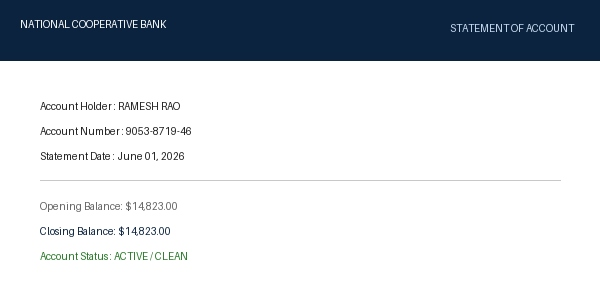
#> input picture dataset/genuine/genuine_statement_1.jpg, 600 x 300 px
$ python -i forensics.py   (imports and definitions only)   (older library calls are emulated)
#> lines starting #> are read from the running program, lines starting #| are printed output that depends on the picture
import os
import json
import datetime
from PIL import Image, ImageChops
from app.config import settings

# [208 lines left out: functions run_error_level_analysis, inspect_metadata, calculate_ela_score, analyze_compression, not called in this run]


def analyze_image_quality(file_path: str) -> dict:
    """
    Computes document image sharpness (using Laplacian variance), brightness, contrast, and noise.
    """
    try:
        import numpy as np
        # Attempt to load using OpenCV if available, else PIL
        try:
            import cv2
            img = cv2.imread(file_path)
#> img is the input picture: shape (300, 600, 3); mean B, G, R 214.2, 208.7, 203.7
            if img is not None:
                gray = cv2.cvtColor(img, cv2.COLOR_BGR2GRAY).astype(np.float32)
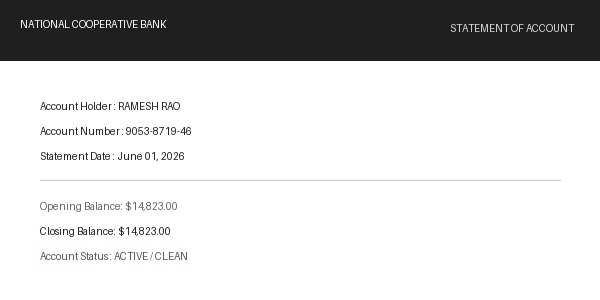
#> gray: shape (300, 600) float32; min 28, max 255, mean 207.8
                laplacian = cv2.Laplacian(gray, cv2.CV_64F)
                sharpness = laplacian.var()
            else:
                raise ImportError()
        except Exception:
            # Fallback to PIL
            with Image.open(file_path) as PIL_img:
                gray = np.array(PIL_img.convert("L")).astype(np.float32)
            # 3x3 Laplacian filter fallback
            kernel = np.array([[0, 1, 0], [1, -4, 1], [0, 1, 0]])
            from scipy.signal import convolve2d
            laplacian = convolve2d(gray, kernel, mode='same')
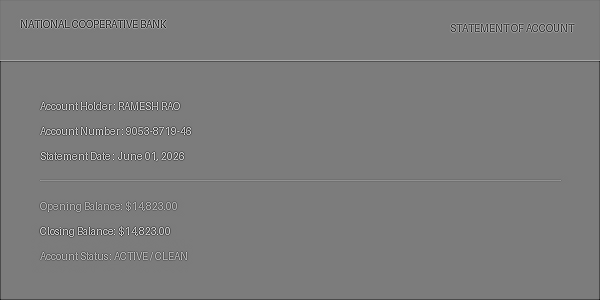
#> laplacian: shape (300, 600) float64; min -642, max 677, mean -1.7; drawn with min black and max white
            sharpness = np.var(laplacian)
#> sharpness = 4015.9

        brightness = np.mean(gray)
#> brightness = 207.8
        contrast = np.std(gray)
#> contrast = 90.07

        # Simple noise estimation (using high-frequency component)
        kernel_h = np.array([[1, -2, 1], [-2, 4, -2], [1, -2, 1]])
        try:
            from scipy.signal import convolve2d
            noise_map = convolve2d(gray, kernel_h, mode='same')
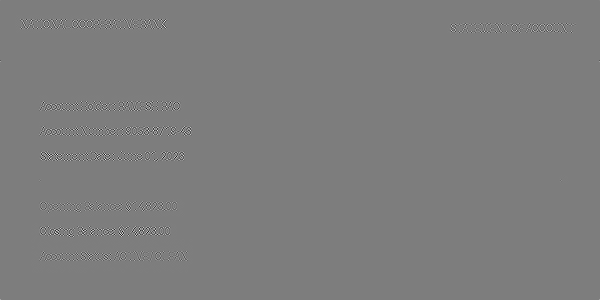
#> noise_map: shape (300, 600) float64; min -802, max 822, mean 0; drawn with min black and max white
            noise = np.mean(np.abs(noise_map)) * np.sqrt(np.pi / 2.0) / 6.0
#> noise = 1.76
        except Exception:
            noise = 0.0

        status = "Passed"
        warnings = []
        if sharpness < 10.0:
            status = "Alert"
            warnings.append("Document image is blur/low sharpness.")
        if brightness < 40.0:
            status = "Alert"
            warnings.append("Document image is extremely dark.")
        elif brightness > 240.0:
            status = "Alert"
            warnings.append("Document image is overexposed.")

        return {
            "sharpness": round(float(sharpness), 2),
            "brightness": round(float(brightness), 2),
            "contrast": round(float(contrast), 2),
            "noise": round(float(noise), 2),
            "status": status,
            "warnings": warnings
        }
    except Exception as e:
        print(f"Error analyzing image quality: {e}")
        return {"sharpness": 100.0, "brightness": 128.0, "contrast": 50.0, "noise": 0.0, "status": "Passed", "warnings": []}

>>> result = analyze_image_quality('../../../dataset/genuine/genuine_statement_1.jpg')
#> result = {'sharpness': 4015.9, 'brightness': 207.8, 'contrast': 90.07, 'noise': 1.76, 'status': 'Passed', 'warnings': []}
